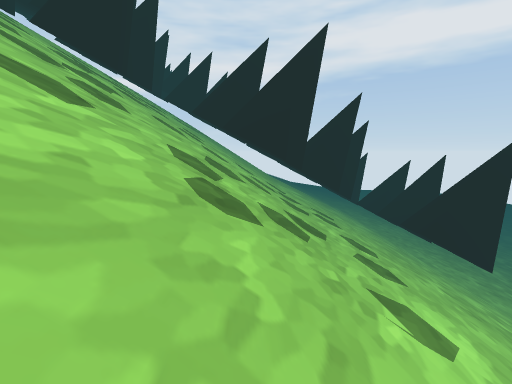
[1] (above)

24 first-person views from a walk through a Unity game level. The camera is 1.4 m above the floor, tilts 8° down and sees 85° across. The floor is counted in squares, 1 m on a side. Each view is taken from the middle of a square. On the plan, view 1 faces up. The plan holds only what a view shows up to about 14 squares ahead; the rest is blank. The place goes on beyond the plan. The player character is not drawn. Some animated figures are left out.

[2]
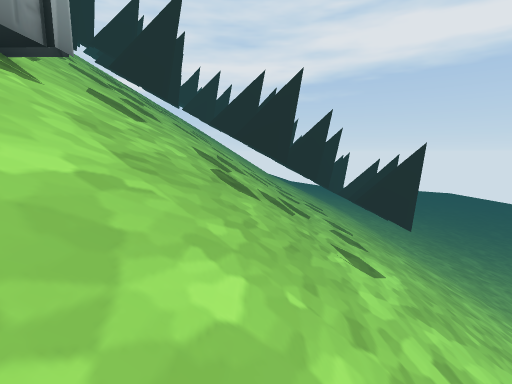

[3]
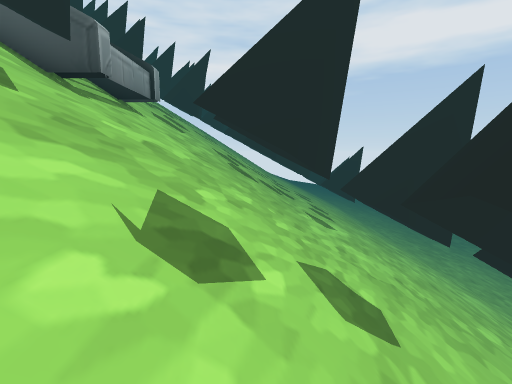

[4]
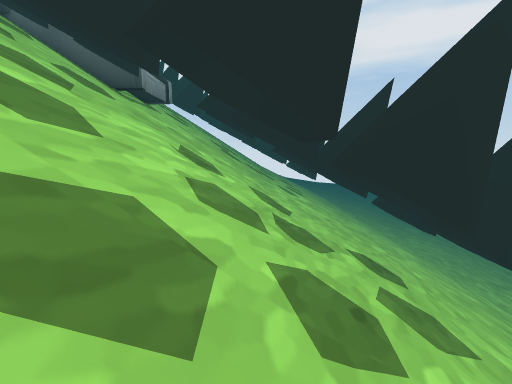

[5]
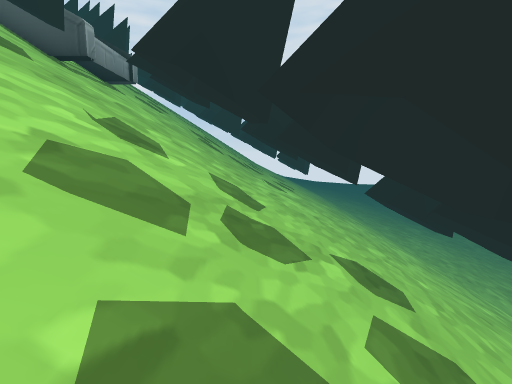

[6]
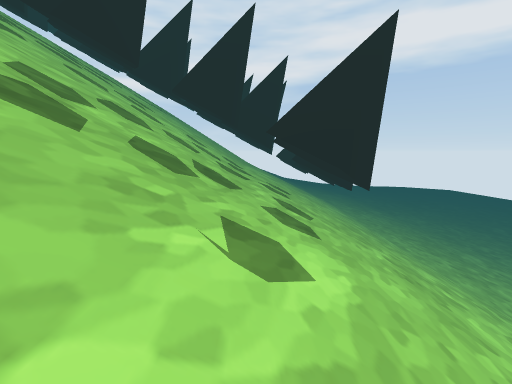

[7]
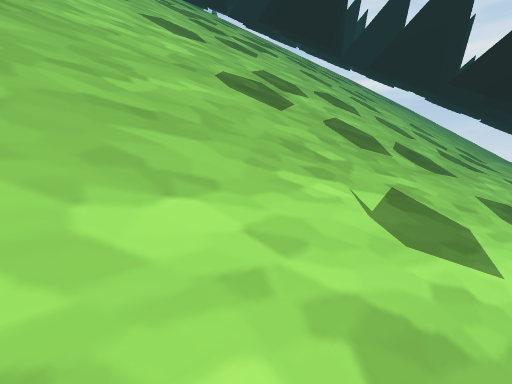

[8]
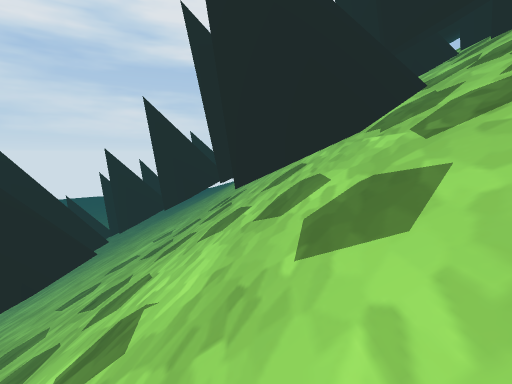

[9]
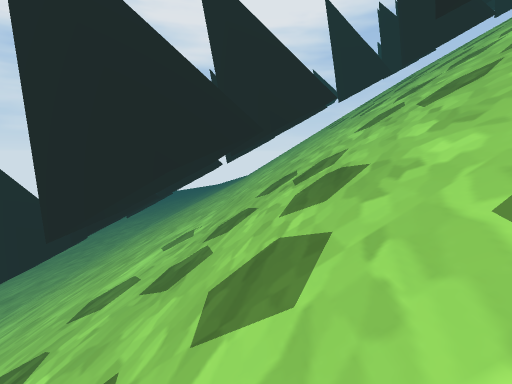

[10]
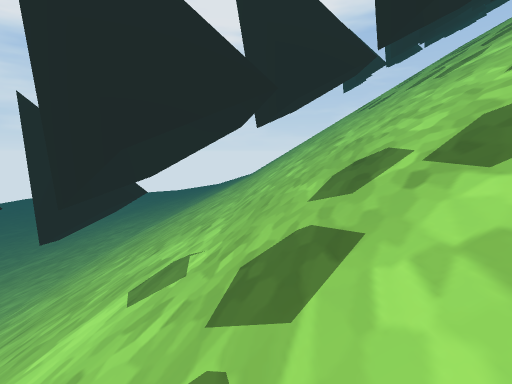

[11]
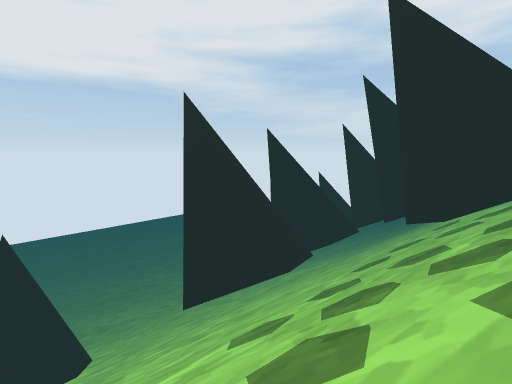

[12]
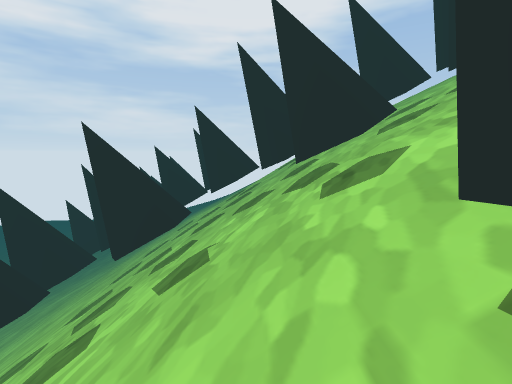

[13]
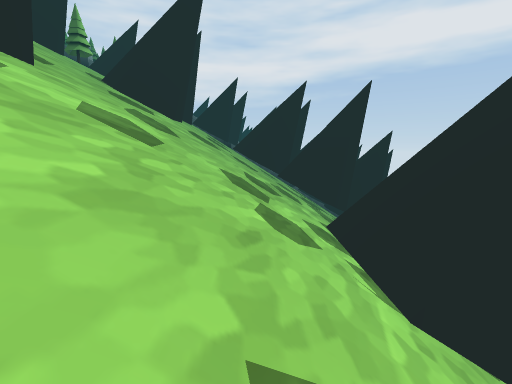

[14]
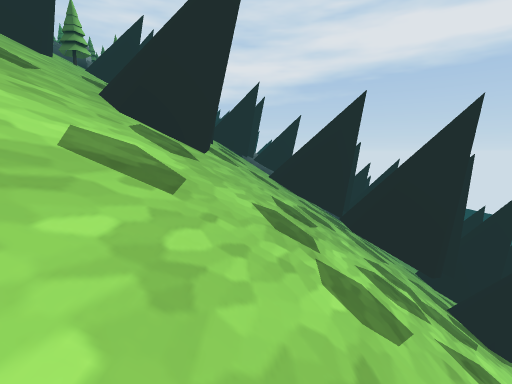

[15]
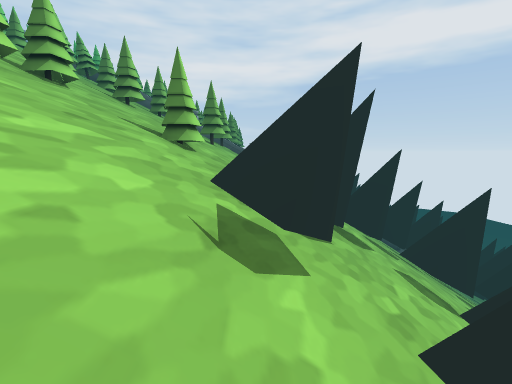

[16]
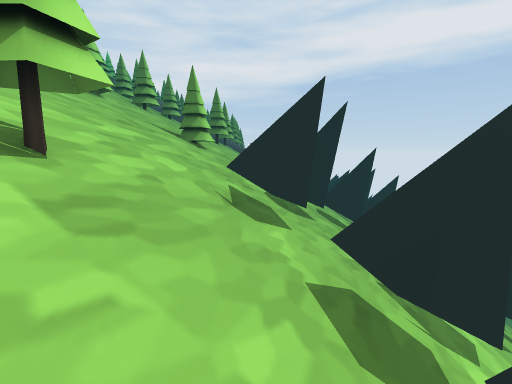

[17]
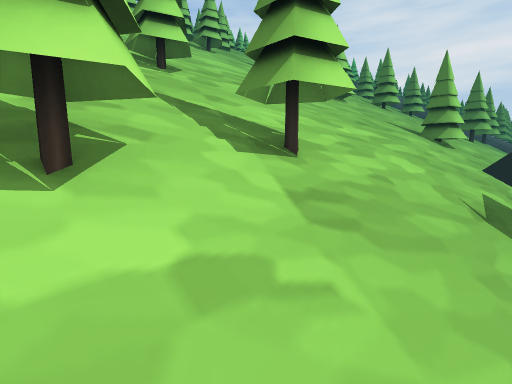

[18]
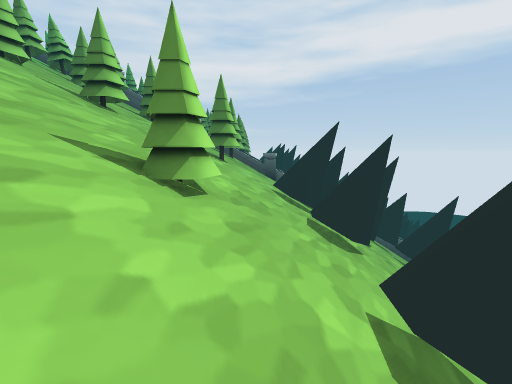

[19]
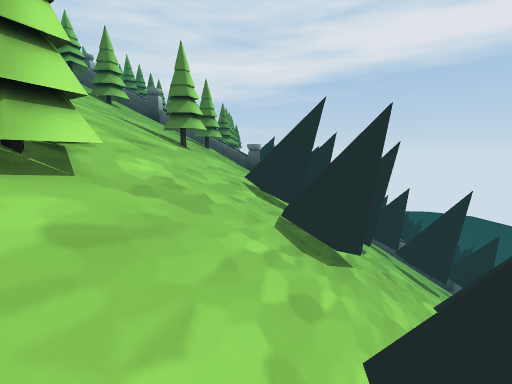

[20]
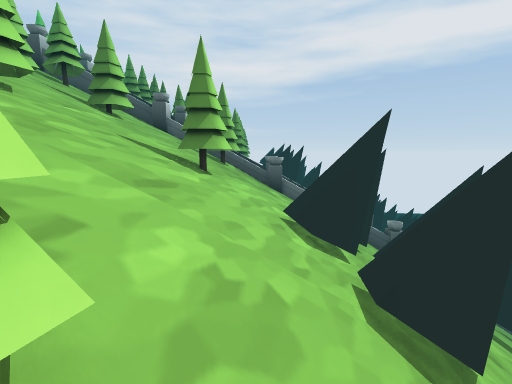

[21]
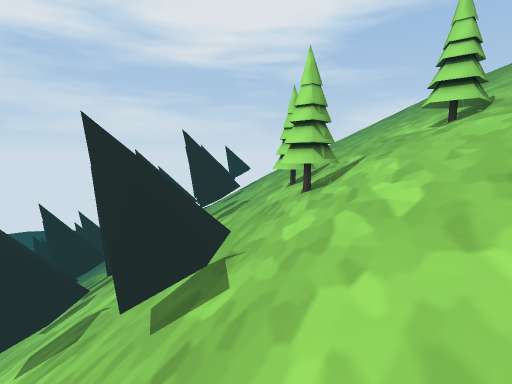

[22]
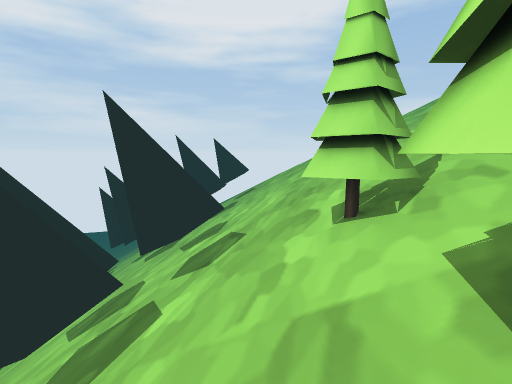

[23]
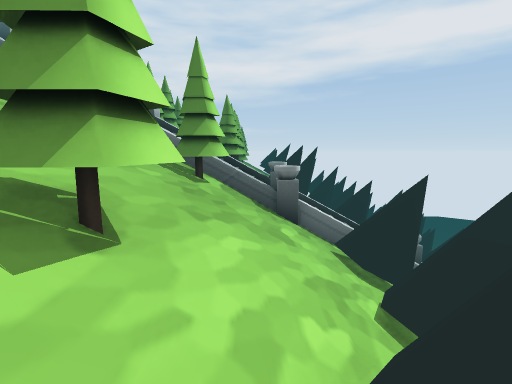

[24]
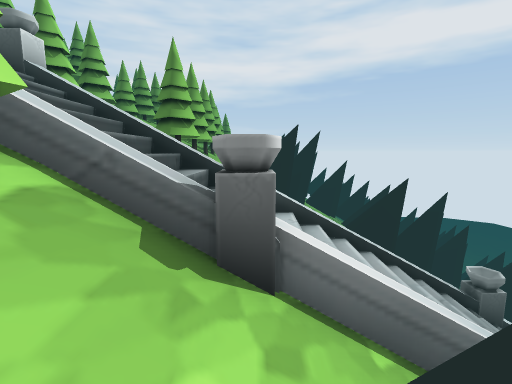

### Floor plan
Key: @ floor where view 1 was taken; # wall or solid block; x gap in a wall; . main floor; : floor 0.25 m higher than the main floor; + floor 0.75 m higher than the main floor; * floor 1.5 m higher than the main floor; % floor 2 m higher than the main floor; & floor 2.25 m higher than the main floor; $ floor 3 m higher than the main floor; - floor 4 m lower than the main floor; _ floor 9.75 m lower than the main floor; < floor 11.75 m lower than the main floor; ( floor 12 m lower than the main floor; / step, stairs or slope; = window, fence, low wall or low ledge; ^ raised ledge; v drop or lower ground; T pine tree; O other object.
Columns run from 24 left of view 1 to 4 right of it. Each row starts with its distance up from view 1.
 14                       #=/=///
 13                       #_=////
 12                       ###=///
 11                        #=//=/
 10  /T                    #=/ =/
  9  TT     =#            #### //
  8      =#             ######=//
  7  TT                 #=/###=//
  6   T  #   ##        =#=/##=/
  5  TT  # =###         =///=//
  4  TT    =#           /////////
  3     O  #=OO       ###////////
  2 =#==O=#==OO       ==#////////
  1    $&%*+:.          x////////
  0    #=               #///@////
 -1   T=O    #O       x=#////////
 -2 /TT//=#         ##///////////
 -3 //T//=##.        #//#=////<//
 -4 //////=#x##        ##=/#x=///
 -5 /////=## =#       ##=//#=////
 -6 //T///###=#        ##=///=/(/
 -7 /TT/#####=##       ###=//=///
 -8 ////#####//#         ##=/=///
 -9 //////////###         #=/////
-10 /////=#//=#=/ #        ##=///
-11 /////=#////// #        ##=///
-12 ///////##///##         #=////
-13 /TT////=#///=#         #=////
-14 //T//////#=//v-#       #=////
-15 /////##/=#=/####     ###=////
-16 /////##////=###     ## =/////
-17 ////##/// #//##     #=//=////
-18 ////##///##//########=//=////
-19 ///////^#//////// #=/////////
-20 /////### /////////#=/////////
-21 /TT//##=///////#=////////////
-22 //T//////=#//###=////////////
-23 //T//##//v=//###=/=//////////
-24 /TT//##//##/// ##x=//////////
-25 ////####/##=// #=////////////
-26 ////####  ##=/###=///////////
-27  ///       #=///=/ =////////

Where each view was taken, in squares from view 1:
view 1: 0 up, 0 right, facing up
view 2: 3 down, 0 right, facing up
view 3: 8 down, 0 right, facing up
view 4: 13 down, 1 right, facing up
view 5: 11 down, 2 right, facing up
view 6: 1 up, 3 right, facing up
view 7: 1 up, 4 right, facing up-left
view 8: 1 down, 3 left, facing down
view 9: 8 down, 0 right, facing down
view 10: 13 down, 1 right, facing down
view 11: 19 down, 11 left, facing down-right
view 12: 17 down, 13 left, facing down
view 13: 24 down, 12 left, facing up
view 14: 22 down, 13 left, facing up
view 15: 22 down, 20 left, facing up
view 16: 24 down, 20 left, facing up
view 17: 24 down, 20 left, facing up-left
view 18: 18 down, 21 left, facing up
view 19: 16 down, 20 left, facing up
view 20: 14 down, 21 left, facing up
view 21: 14 down, 21 left, facing down
view 22: 20 down, 21 left, facing down
view 23: 9 down, 21 left, facing up
view 24: 4 down, 20 left, facing up
